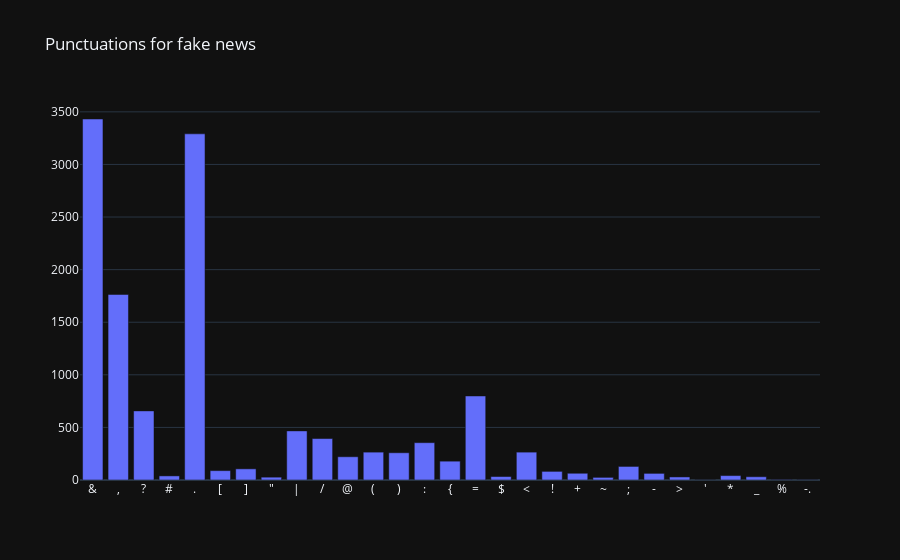

The cell this chart's notebook holds for it:
### Code cell
fig = go.Figure()

fig.add_trace(go.Bar(
    x = x,
    y = y
))

fig.update_layout(
    title_text = 'Punctuations for fake news',
    template='plotly_dark'
)

### Figure 1 — Plotly figure (JSON) as saved in the notebook; plotly's stock layout.template omitted (floating-point values rounded to 4 significant figures)
{"data": [{"type": "bar", "x": ["&", ",", "?", "#", ".", "[", "]", "\"", "|", "/", "@", "(", ")", ":", "{", "=", "$", "<", "!", "+", "~", ";", "-", ">", "'", "*", "_", "%", "-."], "y": [3432, 1764, 657, 39, 3291, 89, 106, 27, 467, 394, 221, 265, 259, 355, 179, 799, 33, 265, 82, 64, 25, 129, 63, 29, 1, 42, 31, 4, 2]}], "layout": {"title": {"text": "Punctuations for fake news"}}}
